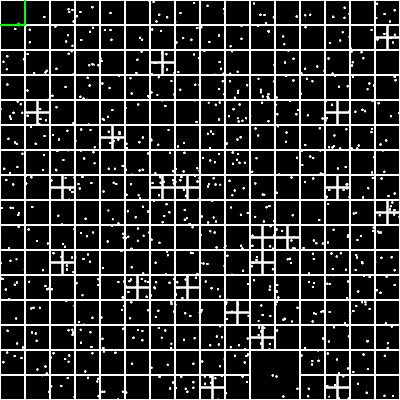
Frame 1 (no input)
Frame 60 (no input): identical to frame 1, image omitted
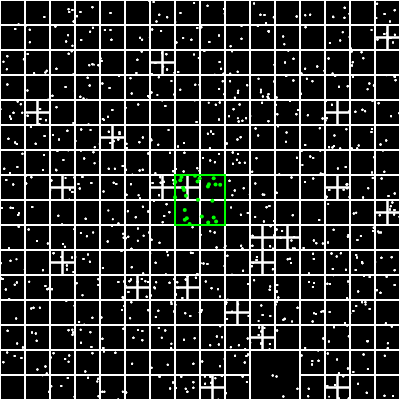
Frame 120 (the mouse pressed at the canvas centre since frame 60)

The p5.js sketch that drew these frames (run headless with seeded random() and noise() and a simulated clock; from frame 60 on, the mouse is pressed at the canvas centre):

// p5.js sketch
// ── sketch.js
let qtree;

function setup() {
	createCanvas(400, 400);
	let boundary = new Rectangle(width/2, height/2, width/2, height/2)
	qtree = new QuadTree(boundary, 4)
	for (let i = 0; i < 2000; i++) {
		const x = randomGaussian(width/2, width /2)
		const y = randomGaussian(height/2, height / 2)
		const p = new Point(x, y)
		qtree.insert(p)
	}
}

function draw() {
	background(0)
	strokeWeight(2)
	showQuadTree(qtree)
	stroke(0, 255, 0)
	rectMode(CENTER)
	let range = new Rectangle(mouseX, mouseY, 25, 25)
	rect(range.x, range.y, range.w*2, range.h*2)
	let points = qtree.query(range)
	strokeWeight(4)
	showPoints(points)
}

function showQuadTree(qt) {
	stroke(255)
	noFill()
	rectMode(CENTER)
	rect(qt.boundary.x, qt.boundary.y, qt.boundary.w*2, qt.boundary.h*2)
	if(qt.divided) {
		qt.subQuadTrees.forEach(showQuadTree)
	}
	showPoints(qt.getAllPoints())
}

function showPoints(points) {
	points.forEach(p => {
		point(p.x, p.y)
	})
}
// ── quadtree.js

class Point {
    constructor(x, y) {
        this.x = x
        this.y = y
    }
}

class Rectangle {
    constructor(x, y, w, h) {
        this.x = x;
        this.y = y;
        this.w = w;
        this.h = h;
    }
    contains(point) {
        return (
            point.x >= this.x - this.w &&
            point.x <= this.x + this.w &&
            point.y >= this.y - this.h &&
            point.y <= this.y + this.h
        );
    }
    getX1() {
        return this.x - this.w
    }
    getX2() {
        return this.x + this.w
    }
    getY1() {
        return this.y - this.h
    }
    getY2() {
        return this.y + this.h
    }
    intersects(rect) {
        return !(
            this.getX2() < rect.getX1() ||
            rect.getX2() < this.getX1() ||
            this.getY2() < rect.getY1() ||
            rect.getY2() < this.getY1()
        )
    }
}
let count = 0
class QuadTree {

    query(range) {
        let points = []
        if (!this.boundary.intersects(range)) {
            return points;
        }
        for (const p of this.points) {
            count++
            if (range.contains(p)) {
                points.push(p)
            }
        }
        if (this.divided) {
            points = points.concat(...this.subQuadTrees.map(subQTree => subQTree.query(range)))
        }
        return points
    }

    constructor(boundary, capacity) {
        this.boundary = boundary;
        this.capacity = capacity;
        this.points = []
        this.divided = false;
    }

    subdivide() {
        const { x, y, w, h } = this.boundary

        const quadrants = [
            new Rectangle(x + w / 2, y - h / 2, w / 2, h / 2), // North East
            new Rectangle(x - w / 2, y - h / 2, w / 2, h / 2), // North West
            new Rectangle(x + w / 2, y + h / 2, w / 2, h / 2), // South East
            new Rectangle(x - w / 2, y + h / 2, w / 2, h / 2), // South West
        ]
        this.subQuadTrees = quadrants.map(boundary => new QuadTree(boundary, this.capacity))
        this.divided = true
    }

    insert(point) {

        if (!this.boundary.contains(point)) {
            return false;
        }

        if (this.points.length < this.capacity) {
            this.points.push(point)
            return true
        } else {
            if (!this.divided) {
                this.subdivide()
            }
            for (const subQTree of this.subQuadTrees) {
                if (subQTree.insert(point)) {
                    return true;
                }
            }
            return false;
        }
    }

    getAllPoints() {
        let points = this.points
        if (this.divided) {
            points = points.concat(...this.subQuadTrees.map(qt => qt.getAllPoints()))
        }
        return points
    }

}
